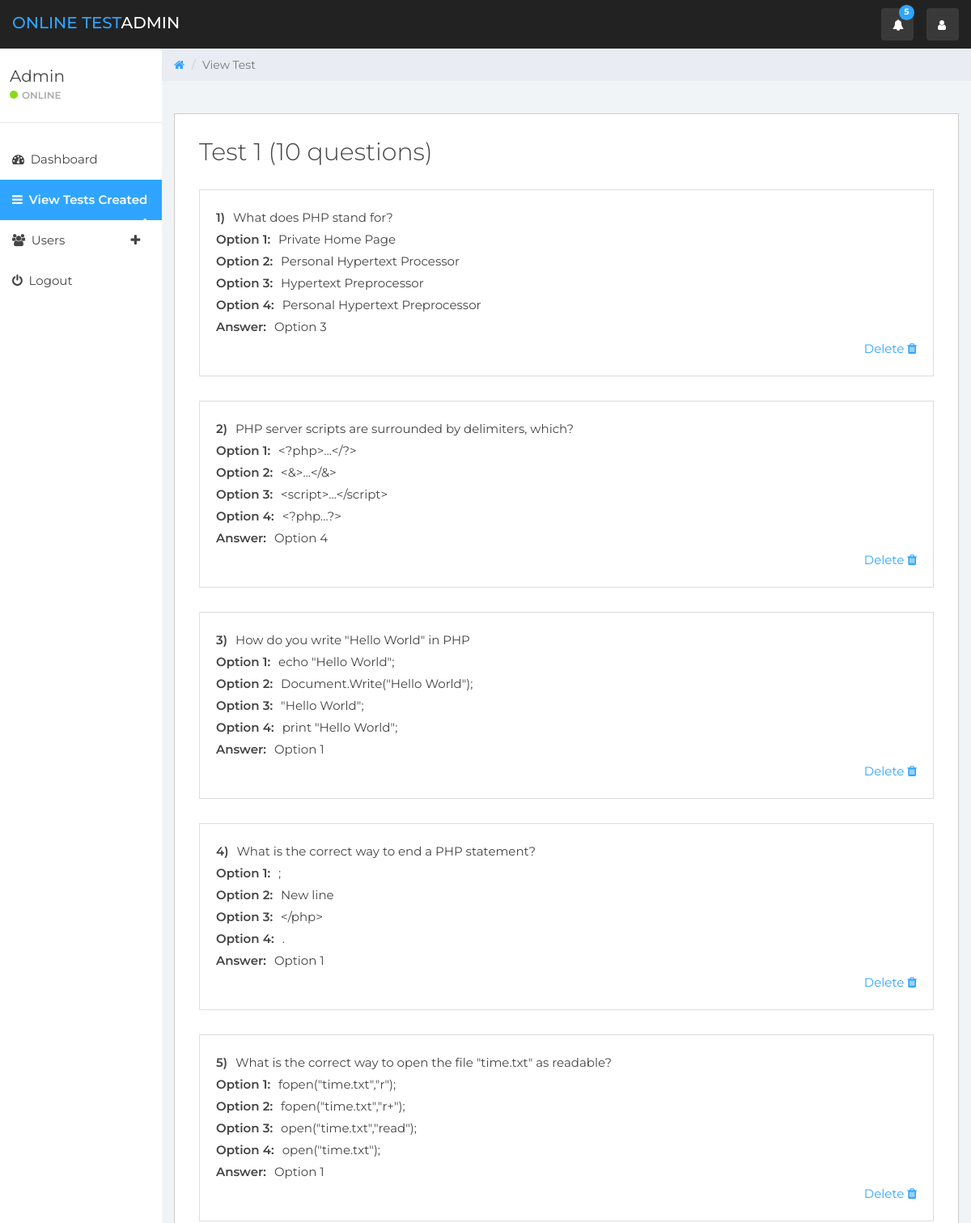
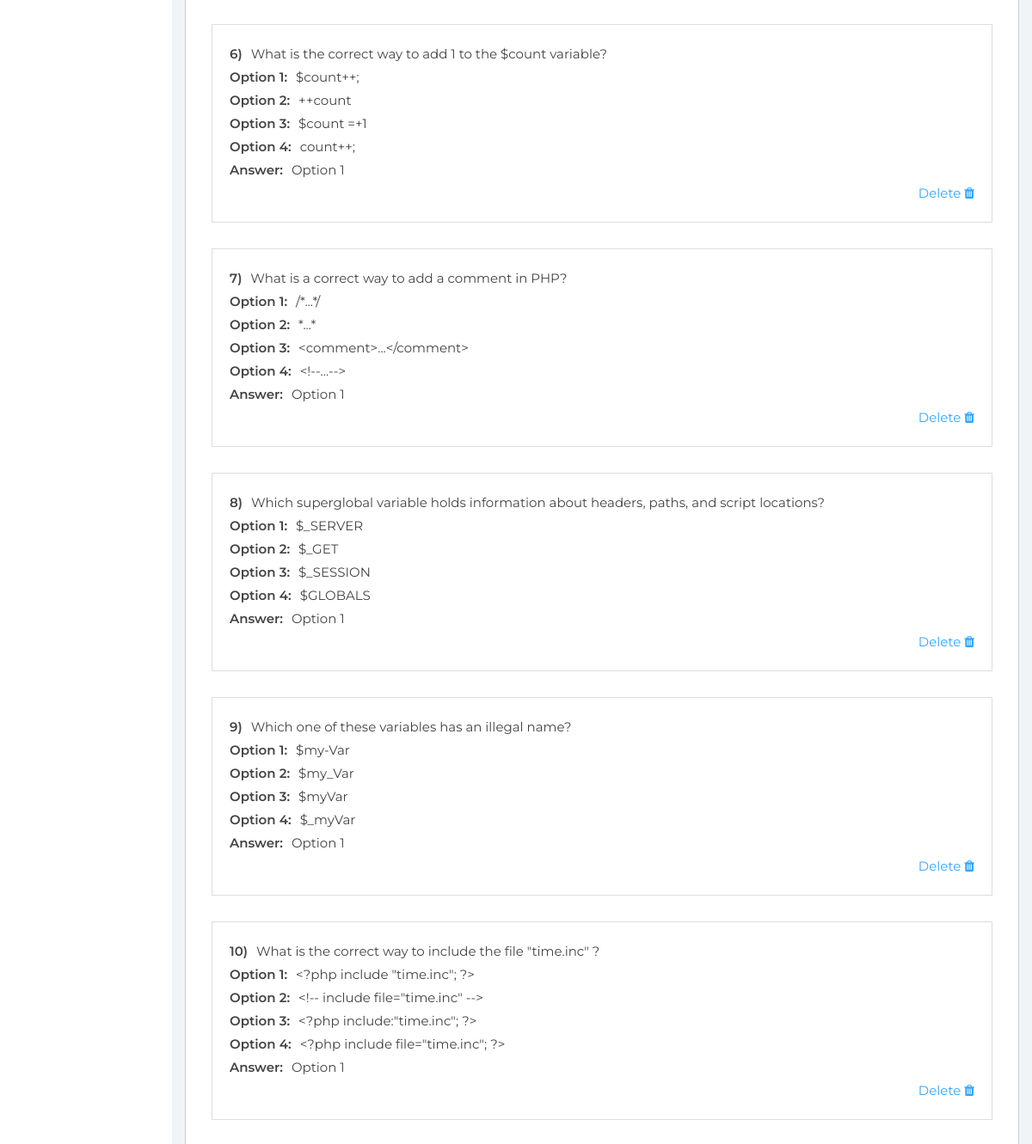
Page /admin/viewTest.php?test_id=1 (signed in) on the committed database (2 pictures, top to bottom).
### tables this page shows
CREATE TABLE `questions` (
  `ques_id` int(11) NOT NULL,
  `question` text NOT NULL,
  `option1` varchar(2000) NOT NULL,
  `option2` varchar(2000) NOT NULL,
  `option3` varchar(2000) NOT NULL,
  `option4` varchar(2000) NOT NULL,
  `answer` varchar(2000) NOT NULL,
  `exam_no` int(11) NOT NULL
);

### functions.php (the view, shortened to what this page needs)
<?php
function showQuestions() {
    global $conn, $exam_no;
    $sql = "SELECT * FROM questions WHERE exam_no='".$exam_no."'";
    $result = $conn->query($sql);
    $count = $result->num_rows;
    echo '<div class="table-title"><h2>Test '.$exam_no.' ('.$count.' questions)</h2></div>';
    if ($result->num_rows > 0) {
        $i = 1;
        while ($row = $result->fetch_assoc()) {
            echo $html = '<div class="question">
                <div><span>'.$i.')</span>'.$row['question'].'</div>
                <div><span>Option 1:</span>'.$row['option1'].'</div>
                <div><span>Option 2:</span>'.$row['option2'].'</div>
                <div><span>Option 3:</span>'.$row['option3'].'</div>
                <div><span>Option 4:</span>'.$row['option4'].'</div>
                <div><span>Answer:</span>Option '.($row['answer']+1).'</div>
                <div><a class="delete" href="deleteTest.php?action=delete&ques_id='.$row["ques_id"].'&number='.$i.'&exam_no='.$exam_no.'" data-toggle="tooltip" title="Delete Question">Delete <i class="fa fa-trash"></i></a></div>
                </div> ';
            $i++;
        }
    }
    return false;
}
?>

### admin/sidebar.php (shortened to what this page needs)
<?php
$url = $_SERVER['REQUEST_URI'];
$path = parse_url($url, PHP_URL_PATH);
$filename = basename($path);
$test_menu = array('tests.php', 'addTest.php', 'viewTest.php', 'addQuestion.php');
$user_menu = array('testResult.php', 'users.php');
?>
<div id="sidebar-collapse" class="col-sm-3 col-lg-2 sidebar">
	<div class="profile-sidebar">
		<div class="profile-usertitle">
			<div class="profile-usertitle-name">
				<?php
				$sql = "SELECT * FROM admin WHERE admin_id='".$_SESSION['admindata']['admin_id']."'";
				$result = $conn->query($sql);
				if ($result->num_rows > 0) {
					$row = $result->fetch_assoc();
                    echo ucfirst($row['name']);
                } ?>
                </div>
			<div class="profile-usertitle-status">
				<?php
				if (isset($_SESSION['admindata']['admin_email'])) : ?>
					<span class="indicator label-success"></span>Online
				<?php endif;?>
			</div>
		</div>
	</div>
	<ul class="nav menu">
		<li <?php if($filename == 'index.php'): ?>class="current"<?php endif; ?>><a href="index.php"><em class="fa fa-dashboard">&nbsp;</em> Dashboard</a></li>
		<li class="parent <?php if(in_array($filename,$test_menu)): ?>current<?php endif; ?>">
			<a data-toggle="collapse" href="#sub-item-1">
				<em class="fa fa-navicon">&nbsp;</em> View Tests Created<span data-toggle="collapse" href="#sub-item-1" class="icon pull-right"><em class="fa fa-plus"></em></span>
			</a>
		<li class="parent <?php if(in_array($filename,$user_menu)): ?>current<?php endif; ?>">
			<a data-toggle="collapse" href="#sub-item-2">
				<em class="fa fa-users">&nbsp;</em> Users<span data-toggle="collapse" href="#sub-item-1" class="icon pull-right"><em class="fa fa-plus"></em></span>
			</a>
		</li>		</li>
		<li><a href="logout.php"><em class="fa fa-power-off">&nbsp;</em> Logout</a></li>
	</ul>
</div>

### admin/css/styles.css (style rules this page uses)
body { background: #f1f4f7; padding-top: 60px; font-size: 14px; color: #444; font-family: Montserrat, "Helvetica Neue", Helvetica, Arial, sans-serif }
a, a:focus, a:hover { color: #30a5ff }
h1, h2, h3, h4, h5, h6 { color: #444 }
h2 { font-weight: 300; margin-bottom: 20px }
.label-success { background-color: #8ad919 }
.sidebar { display: block; padding: 0; display: none; box-shadow: none; background: #fff }
.sidebar ul { margin: 20px 0 }
@media (min-width: 768px) { .sidebar { display: block; position: fixed; top: 60px; bottom: 0; left: 0; z-index: 1000; display: block; margin: 0; padding: 0; overflow-x: hidden; overflow-y: auto } }
.sidebar ul.nav li a { height: 50px; font-size: 15px; line-height: 2em; color: #444 }
.sidebar ul.nav li.current a { background-color: #30a5ff; color: #fff; font-weight: 600 }
.profile-sidebar { padding: 10px 0; border-bottom: 1px solid #e9ecf2 }
.indicator { width: 10px; height: 10px; display: inline-block; border-radius: 9999px; margin-right: 5px }
.profile-usertitle { float: left; text-align: left; margin: 10px 0 0 12px }
.profile-usertitle-name { font-size: 20px; margin-bottom: 0 }
.profile-usertitle-status { text-transform: uppercase; color: #aaa; font-size: 12px; font-weight: 600; margin-bottom: 15px }
.content-box h2 { margin-top: 0; }
.question { padding: 20px; border: 1px solid #ddd; margin: 30px 0; font-size:15px; line-height: 27px; }
.question span { font-weight:600; margin-right:10px; }
.question div a { text-align: right; display: block; }

### rows in the picture
questions: question "What does PHP stand for?", option1 "Private Home Page", option2 "Personal Hypertext Processor", option3 "Hypertext Preprocessor", option4 "Personal Hypertext Preprocessor", $row['answer']+1 "3"
questions: question "PHP server scripts are surrounded by delimiters, which?", option1 "<?php>...</?>", option2 "<&>...</&>", option3 "<script>...</script>", option4 "<?php...?>", $row['answer']+1 "4"
questions: question "How do you write \"Hello World\" in PHP", option1 "echo \"Hello World\";", option2 "Document.Write(\"Hello World\");", option3 "\"Hello World\";", option4 "print \"Hello World\";", $row['answer']+1 "1"
questions: question "What is the correct way to end a PHP statement?", option1 ";", option2 "New line", option3 "</php>", option4 ".", $row['answer']+1 "1"
questions: question "What is the correct way to open the file \"time.txt\" as readable?", option1 "fopen(\"time.txt\",\"r\");", option2 "fopen(\"time.txt\",\"r+\");", option3 "open(\"time.txt\",\"read\");", option4 "open(\"time.txt\");", $row['answer']+1 "1"
questions: question "What is the correct way to add 1 to the $count variable?", option1 "$count++;", option2 "++count", option3 "$count =+1", option4 "count++;", $row['answer']+1 "1"
questions: question "What is a correct way to add a comment in PHP?", option1 "/*...*/", option2 "*...*", option3 "<comment>...</comment>", option4 "<!--...-->", $row['answer']+1 "1"
questions: question "Which superglobal variable holds information about headers, paths, and script locations?", option1 "$_SERVER", option2 "$_GET", option3 "$_SESSION", option4 "$GLOBALS", $row['answer']+1 "1"
questions: question "Which one of these variables has an illegal name?", option1 "$my-Var", option2 "$my_Var", option3 "$myVar", option4 "$_myVar", $row['answer']+1 "1"
questions: question "What is the correct way to include the file \"time.inc\" ?", option1 "<?php include \"time.inc\"; ?>", option2 "<!-- include file=\"time.inc\" -->", option3 "<?php include:\"time.inc\"; ?>", option4 "<?php include file=\"time.inc\"; ?>", $row['answer']+1 "1"

### other values in the picture
$row['name'] "Admin"
$exam_no "1"
$count "10"
